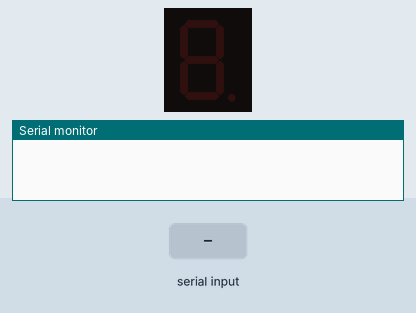
Simulated run of this sketch. Board: Arduino Uno, built with avr-gcc and run on an emulated ATmega328P. Parts: 1-digit seven-segment display, the last lines printed to the serial monitor. The test bench sets the inputs (shaded band).

Above: at 1.2 s.
1.3 s: "90,45\n" received over Serial
At 2.5 s:
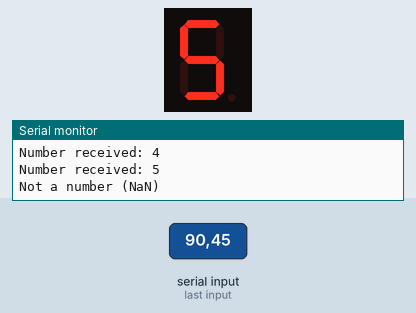
2.8 s: "30,150\n" received over Serial
At 3.4 s:
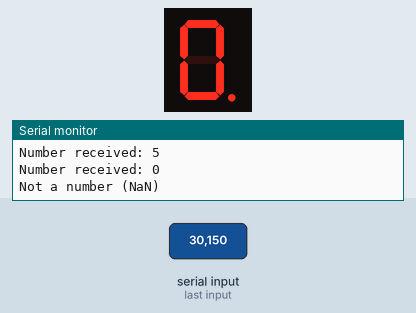
Timing chart, 0 to 5.8 s (numbered marks = the images above; inputs shaded):
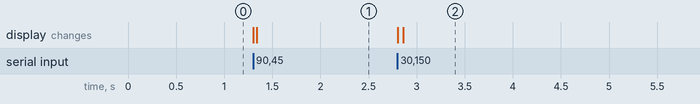

The sketch:

Sketch-4.ino
```cpp
#include "SevSeg.h"

SevSeg sevseg;
char rx_byte;

void setup()
{
  Serial.begin(9600);
  byte numDigits = 1;
  byte digitPins[]= {};
  byte segmentPins[] = {4, 5, 6, 7, 8, 9, 10, 11};
  bool resistorsOnSegments = true;

  byte hardwareConfig = COMMON_CATHODE;
  sevseg.begin(hardwareConfig, numDigits, digitPins, segmentPins, resistorsOnSegments);
  sevseg.setBrightness(100);
 }

 void loop()
 {
  if (Serial.available() > 0){
    rx_byte = Serial.read();

    if ((rx_byte >= '0') && (rx_byte <= '9'))
    {
      Serial.print("Number received: ");
      Serial.println(rx_byte);
      int numb = rx_byte - '0';
      sevseg.setNumber(numb, numb%2);
      sevseg.refreshDisplay();
    }
    else
    {
      Serial.println("Not a number (NaN)");
    }
  }
 }
```

Measured:
- after the input at 1.3 s, the display: first changes at once (image 1 shows a later state)
- after the input at 2.8 s, the display: first changes at once (image 2 shows a later state)
